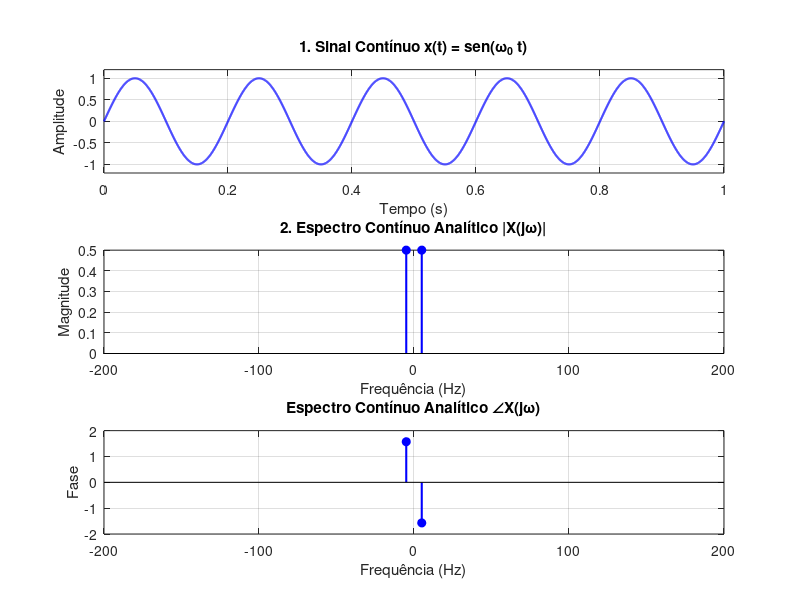

This figure's MATLAB source: (Note: this script raises an error after producing the figure.)
% =========================================================================
% MAIN.M - Análise Analítica de Amostragem (Ideal, Natural e Topo-Plano)
% =========================================================================

clear; clc; close all;

% Adiciona o diretório 'src' e o 'utils' ao path de busca do MATLAB/Octave
addpath(genpath('src'));
addpath('utils');

% 1. Definição dos Parâmetros Globais
frequency = 5;                         % Frequência do sinal original (Hz)
omega = 2 * pi * frequency;            % Frequência angular (rad/s)
samplingFrequency = 50;                % Frequência de amostragem (Hz)
samplingPeriod = 1/samplingFrequency;  % Período de amostragem (s)
tau = 0.2 * samplingPeriod;            % Largura do pulso (20% do período); Considerar usar percentual menor.
displayRange = 4 * samplingFrequency;  % Limite no eixo x de plotar as frequências
kMax = ceil((displayRange + frequency) / samplingFrequency); % Quantidade de réplicas de frequência

startTime = 0;                         % Tempo inicial
endTime = 1;                           % Tempo final
numPoints = 4001;                      % Número de pontos para plotar

% Define o sinal de origem como um "function handle" para passar às funções
x = @(t) sin(omega * t);


% Eixo de tempo do sinal base
continuousTime = linspace(startTime, endTime, numPoints);
continuousSignal = x(continuousTime);

% FIGURA 1: x(t) em tempo contínuo
figure('Name', 'Sinal x(t) em tempo contínuo', 'Position', [100, 100, 1000, 800]);

% PLOT 1: Tempo - Sinal Contínuo
subplot(3, 1, 1);
plot(continuousTime, continuousSignal, 'b-', 'LineWidth', 1.5);
title('1. Sinal Contínuo x(t) = sen(\omega_0 t)');
xlabel('Tempo (s)'); ylabel('Amplitude');
grid on; ylim([-1.2 1.2]);

% PLOT 2: Frequência - Analítico (Contínuo)
subplot(3, 1, 2);
continuousFrequencies = [-frequency, frequency];
continuousAmplitudes = [0.5j, -0.5j];
stem(continuousFrequencies, abs(continuousAmplitudes), 'b', 'Filled', 'LineWidth', 1.5, 'MarkerFaceColor', 'b');
title('2. Espectro Contínuo Analítico |X(j\omega)|');
xlabel('Frequência (Hz)'); ylabel('Magnitude');
grid on; xlim([-displayRange displayRange]);

subplot(3, 1, 3);
stem(continuousFrequencies, angle(continuousAmplitudes), 'b', 'Filled', 'LineWidth', 1.5);
title('Espectro Contínuo Analítico ∠X(j\omega)');
xlabel('Frequência (Hz)'); ylabel('Fase');
grid on; xlim([-displayRange displayRange]);


% Amostragem Ideal
[idealSignal, idealTime] = idealSampling(x, samplingFrequency, startTime, endTime);

% FIGURA 2: Amostragem Ideal
figure('Name', 'Amostragem ideal do sinal x(t)', 'Position', [100, 100, 1000, 800]);

% PLOT 1: Tempo - Amostrado de forma Ideal
subplot(3, 1, 1);
stem(idealTime, idealSignal, 'r', 'Filled', 'LineWidth', 1.5);
title('2. Amostragem Ideal (Tempo)');
xlabel('Tempo (s)'); ylabel('Amplitude');
grid on; ylim([-1.2 1.2]);

% PLOT 2: Frequência - Analítico (Amostrado Ideal)
subplot(3, 1, 2);
[idealAmplitudes, idealFrequencies] = idealTransform(frequency, samplingFrequency, kMax);
stem(idealFrequencies, abs(idealAmplitudes), 'r', 'Filled', 'LineWidth', 1.5, 'MarkerFaceColor', 'r');
title('4. Espectro Amostrado Ideal Analítico |X_s(j\omega)|');
xlabel('Frequência (Hz)'); ylabel('Magnitude');
grid on; xlim([-displayRange displayRange]); ylim([0 (0.5*samplingFrequency)+2]);

subplot(3, 1, 3);
stem(idealFrequencies, arg(idealAmplitudes), 'r', 'Filled', 'LineWidth', 1.5);
title('4. Espectro Amostrado Ideal Analítico ∠X_s(j\omega)');
xlabel('Frequência (Hz)'); ylabel('Fase');
grid on; xlim([-displayRange displayRange]);


% Amostragem Natural
[naturalSignal, naturalTime] = naturalSampling(x, samplingFrequency, tau, startTime, endTime, numPoints);

% FIGURA 3
figure('Name', 'Amostragem Natural', 'Position', [150, 150, 1000, 800]);

% PLOT 1: Tempo - Amostragem Natural
subplot(3, 1, 1);
plot(naturalTime, naturalSignal, 'b-', 'LineWidth', 1.5);
title('1. Amostragem Natural no Tempo');
xlabel('Tempo (s)'); ylabel('Amplitude');
grid on; ylim([-1.2 1.2]);

% PLOT 2: Frequência - Analítico (Natural)
subplot(3, 1, 2);
[naturalAmplitudes, naturalFrequencies] = naturalTransform(frequency, samplingFrequency, tau, kMax);
stem(naturalFrequencies, abs(naturalAmplitudes), 'b', 'Filled', 'LineWidth', 1.5, 'MarkerFaceColor', 'b');
title('3. Espectro Analítico: Natural |X_n(j\omega)|');
xlabel('Frequência (Hz)'); ylabel('Magnitude');
grid on; xlim([-displayRange displayRange]);

subplot(3, 1, 3);
stem(naturalFrequencies, arg(naturalAmplitudes), 'b', 'Filled', 'LineWidth', 1.5);
title('3. Espectro Analítico: Natural ∠X_n(j\omega)');
xlabel('Frequência (Hz)'); ylabel('Fase');
grid on; xlim([-displayRange displayRange]);


% Amostragem Topo-Plano
[flatTopSignal, flatTopTime] = flatTopSampling(x, samplingFrequency, tau, startTime, endTime, numPoints);

% FIGURA 4
figure('Name', 'Amostragem Topo-Plano', 'Position', [150, 150, 1000, 800]);

% PLOT 1: Tempo - Amostragem Topo-Plano
subplot(3, 1, 1);
plot(flatTopTime, flatTopSignal, 'r-', 'LineWidth', 1.5);
title('2. Amostragem Topo-Plano no Tempo');
xlabel('Tempo (s)'); ylabel('Amplitude');
grid on; ylim([-1.2 1.2]);

% PLOT 2: Frequência - Analítico (Topo-Plano)
subplot(3, 1, 2);
[flatTopAmplitudes, flatTopFrequencies] = flatTopTransform(frequency, samplingFrequency, tau, kMax);
stem(flatTopFrequencies, abs(flatTopAmplitudes), 'r', 'Filled', 'LineWidth', 1.5, 'MarkerFaceColor', 'r');
hold on;
% Envelope do sinc
sincEnvelopeFrequency = -displayRange:samplingPeriod:displayRange;
flatTopEnvelope = abs((tau / samplingPeriod) * sinc(sincEnvelopeFrequency * tau) * 0.5j);
plot(sincEnvelopeFrequency, flatTopEnvelope, 'k--', 'LineWidth', 1);
hold off;
title('4. Espectro Analítico: Topo-Plano |X_{ft}(j\omega)|');
xlabel('Frequência (Hz)'); ylabel('Magnitude');
legend('Impulsos', 'Envelope sinc (Abertura)', 'Location', 'northeast');
grid on; xlim([-displayRange displayRange]);

subplot(3,1,3);
stem(flatTopFrequencies, angle(flatTopAmplitudes), 'r', 'Filled', 'LineWidth', 1.5);
title('4. Espectro Analítico: Topo-Plano ∠X_{ft}(j\omega)');
xlabel('Frequência (Hz)'); ylabel('Fase');
grid on; xlim([-displayRange displayRange]);


% Save
set(1, 'paperunits', 'inches');
set(1, 'papersize', [19.2 10.8]);
set(1, 'paperposition', [0 0 19.2 10.8]);

set(2, 'paperunits', 'inches');
set(2, 'papersize', [19.2 10.8]);
set(2, 'paperposition', [0 0 19.2 10.8]);

% Define o caminho absoluto da pasta de saída primeiro
root_dir = fileparts(mfilename('fullpath'));
output_path = fullfile(root_dir, 'output');

% Cria a pasta no local correto (se não existir)
if ~exist(output_path, 'dir')
    mkdir(output_path);
end

% Salva os arquivos com o caminho absoluto
% print(1, fullfile(output_path, 'sinais_amostragem1.png'), '-dpng', '-r100');
% print(2, fullfile(output_path, 'sinais_amostragem2.png'), '-dpng', '-r100');

% TODO: Reconstrução do Sinal
% TODO: Caso com Aliasing

%% RECONSTRUÇÃO IDEAL

[idealReconstructionSignal, filteredIdealAmplitudes] = ...
    idealReconstruction( ...
        idealFrequencies, ...
        idealAmplitudes, ...
        samplingFrequency, ...
        continuousTime);

%% FIGURA 3 - RECONSTRUÇÃO IDEAL

figure('Name', 'Reconstrução Ideal', ...
    'Position', [200, 100, 1000, 700]);

% Sinal reconstruído
subplot(2, 1, 1);

plot(continuousTime, idealReconstructionSignal, ...
    'r-', 'LineWidth', 1.5);

title('1. Sinal Reconstruído no Domínio do Tempo');
xlabel('Tempo (s)');
ylabel('Amplitude');

grid on;
xlim([startTime endTime]);
ylim([-1.2 1.2]);


% Espectro filtrado
subplot(2, 1, 2);

stem(idealFrequencies, ...
    abs(filteredIdealAmplitudes), ...
    'r', ...
    'Filled', ...
    'LineWidth', 1.5, ...
    'MarkerFaceColor', 'r');

title('2. Espectro Após o Filtro Ideal');
xlabel('Frequência (Hz)');
ylabel('Magnitude');

grid on;
xlim([-displayRange displayRange]);
ylim([0 0.6]);

%% RECONSTRUÇÃO NATURAL

[naturalReconstructionSignal, filteredNaturalAmplitudes] = ...
    naturalReconstruction( ...
        naturalFrequencies, ...
        naturalAmplitudes, ...
        samplingFrequency, ...
        tau, ...
        continuousTime);

%% FIGURA 4 - RECONSTRUÇÃO NATURAL

figure('Name', 'Reconstrução Natural', ...
    'Position', [250, 100, 1000, 700]);

% Sinal reconstruído
subplot(2, 1, 1);

plot(continuousTime, naturalReconstructionSignal, ...
    'b-', 'LineWidth', 1.5);

title('1. Sinal Reconstruído no Domínio do Tempo');
xlabel('Tempo (s)');
ylabel('Amplitude');

grid on;
xlim([startTime endTime]);
ylim([-1.2 1.2]);


% Espectro filtrado
subplot(2, 1, 2);

stem(naturalFrequencies, ...
    abs(filteredNaturalAmplitudes), ...
    'b', ...
    'Filled', ...
    'LineWidth', 1.5, ...
    'MarkerFaceColor', 'b');

title('2. Espectro Após o Filtro Ideal');
xlabel('Frequência (Hz)');
ylabel('Magnitude');

grid on;
xlim([-displayRange displayRange]);
ylim([0 0.6]);

%% RECONSTRUÇÃO TOPO-PLANO

[flatTopReconstructionSignal, filteredFlatTopAmplitudes] = ...
    flatTopReconstruction( ...
        flatTopFrequencies, ...
        flatTopAmplitudes, ...
        samplingFrequency, ...
        tau, ...
        continuousTime);

%% FIGURA 5 - RECONSTRUÇÃO TOPO-PLANO

figure('Name', 'Reconstrução Topo-Plano', ...
    'Position', [300, 100, 1000, 700]);

% Sinal reconstruído
subplot(2, 1, 1);

plot(continuousTime, flatTopReconstructionSignal, ...
    'r-', 'LineWidth', 1.5);

title('1. Sinal Reconstruído no Domínio do Tempo');
xlabel('Tempo (s)');
ylabel('Amplitude');

grid on;
xlim([startTime endTime]);
ylim([-1.2 1.2]);

% Espectro filtrado
subplot(2, 1, 2);

stem(flatTopFrequencies, ...
    abs(filteredFlatTopAmplitudes), ...
    'r', ...
    'Filled', ...
    'LineWidth', 1.5, ...
    'MarkerFaceColor', 'r');

title('2. Espectro Após o Filtro Ideal');
xlabel('Frequência (Hz)');
ylabel('Magnitude');

grid on;
xlim([-displayRange displayRange]);
ylim([0 0.6]);

% TODO: Avaliar casos com Aliasing e não executar análise por FFT.
